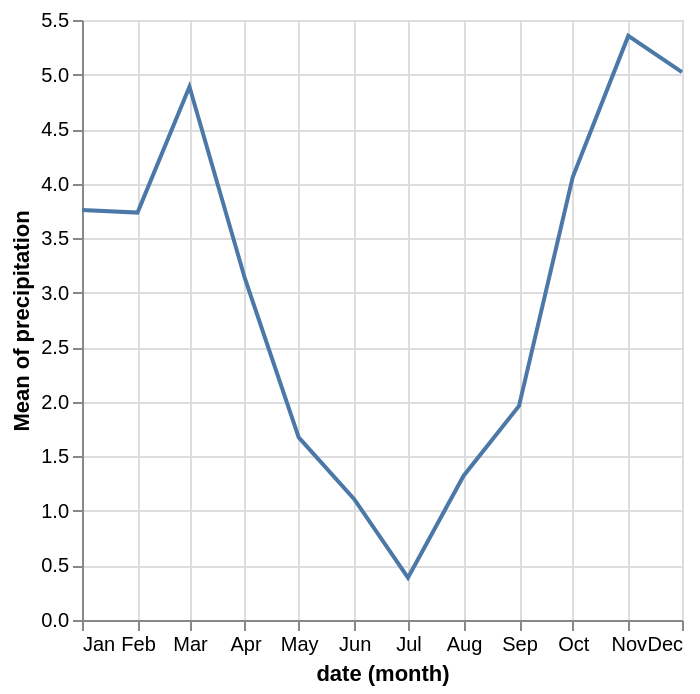

Specify this chart in Vega-Lite:
### Vega-Lite specification from a JSON file in a GitHub repository (floating-point values rounded to 4 significant figures; data arrays with more than 128 entries replaced by an {"elided": "..."} marker saying what was removed)
{"$schema": "https://vega.github.io/schema/vega-lite/v4.json", "data": {"values": {"elided": "1461 records"}}, "mark": "line", "encoding": {"x": {"timeUnit": "month", "field": "date"}, "y": {"aggregate": "mean", "field": "precipitation"}}}
